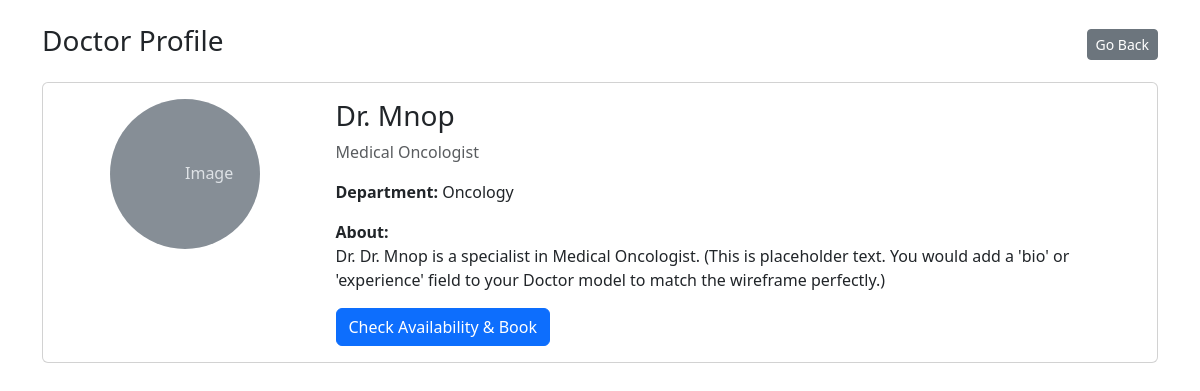
Before: /doctor/3 (signed in) with the older database file.
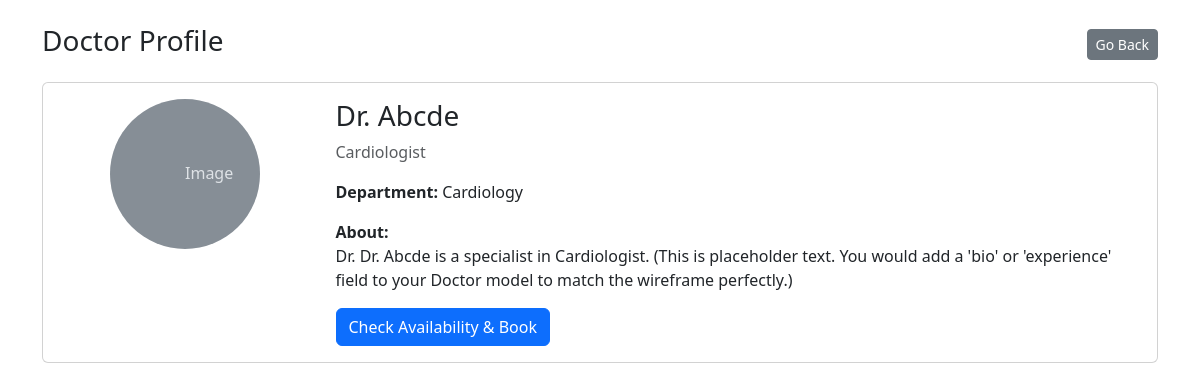
After: the same page with the newer database file.
### models.py (models this page shows, shortened)
class Doctor(db.Model):
    __tablename__ = 'doctors'
    id = db.Column(db.Integer, primary_key=True)
    name = db.Column(db.String(120), nullable=False)
    email = db.Column(db.String(120), unique=True, nullable=False)
    specialization = db.Column(db.String(120))
    department_id = db.Column(db.Integer, db.ForeignKey('departments.id'), nullable=True)
    is_blacklisted = db.Column(db.Boolean, default=False, nullable=False)
    experience = db.Column(db.Integer, nullable=True)
    appointments = db.relationship('Appointment', backref='doctor', lazy=True)

class Department(db.Model):
    __tablename__ = 'departments'
    id = db.Column(db.Integer, primary_key=True)
    name = db.Column(db.String(100), unique=True, nullable=False)
    description = db.Column(db.Text)
    doctors = db.relationship('Doctor', backref='department', lazy=True)

### app.py (the view)
@app.route('/doctor/<int:doctor_id>')
@login_required
def doctor_detail(doctor_id):
    doctor = Doctor.query.get_or_404(doctor_id)
    if doctor.is_blacklisted:
        flash('This doctor is no longer available.', 'warning')
        return redirect(url_for('dashboard'))
    return render_template('doctor_detail.html', doctor=doctor)

### app.py (called while the page is built)
@login_manager.user_loader
def load_user(user_id):
    return Patient.query.get(int(user_id))

### templates/doctor_detail.html
{% extends 'layout.html' %}
{% block content %}
<div class="d-flex justify-content-between align-items-center mb-3">
    <h3>Doctor Profile</h3>
    <div>
        <a href="{{ url_for('department_detail', dept_id=doctor.department_id) }}" class="btn btn-secondary btn-sm">Go Back</a>
    </div>
</div>
<div class="card">
    <div class="card-body">
        <div class="row">
            <div class="col-md-3 text-center">
                <svg class="img-fluid rounded-circle bg-light" width="150" height="150" xmlns="http://www.w3.org/2000/svg" role="img" aria-label="Placeholder: 150x150" preserveAspectRatio="xMidYMid slice" focusable="false"><title>Placeholder</title><rect width="100%" height="100%" fill="#868e96"></rect><text x="50%" y="50%" fill="#dee2e6" dy=".3em">Image</text></svg>
            </div>
            <div class="col-md-9">
                <h3>{{ doctor.name }}</h3>
                <p class="text-muted">{{ doctor.specialization }}</p>
                <p><strong>Department:</strong> {{ doctor.department.name }}</p>
                <p>
                    <strong>About:</strong><br>
                    Dr. {{ doctor.name }} is a specialist in {{ doctor.specialization }}.
                    (This is placeholder text. You would add a 'bio' or 'experience' field to your Doctor model to match the wireframe perfectly.)
                </p>
                <a href="{{ url_for('book_appointment', doctor_id=doctor.id) }}" class="btn btn-primary">Check Availability & Book</a>
            </div>
        </div>
    </div>
</div>
{% endblock %}

Changed rows visible on the page:
no longer on this page (row unchanged): Department: department.name "Oncology"
changed Doctor: name "Dr. Mnop" → "Dr. Abcde"; specialization "Medical Oncologist" → "Cardiologist"
now on this page (row unchanged): Department: department.name "Cardiology"
